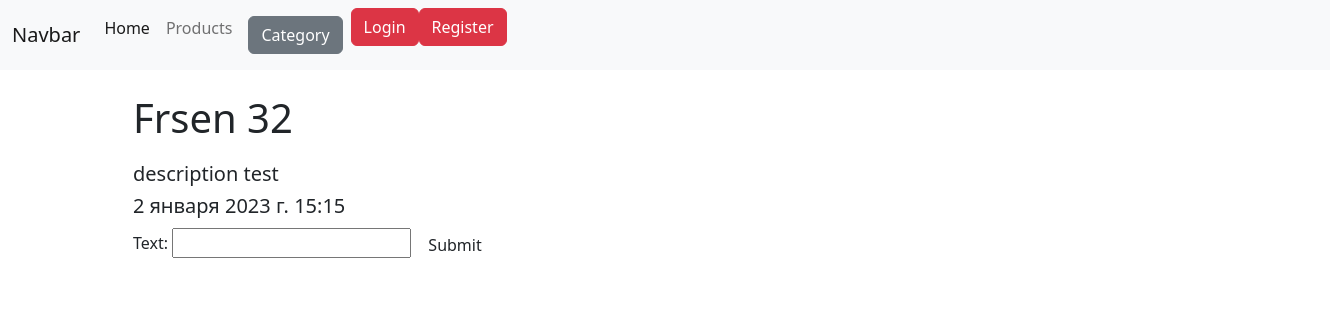
The app's page /products/15/ with its own data.
### products/models.py (models this page shows)
class Products(models.Model):
    author = models.ForeignKey(User, on_delete=models.CASCADE, null=True)
    image = models.ImageField(blank=True)
    title = models.CharField(max_length=255)
    description = models.TextField()
    created_date = models.DateTimeField(auto_now=True)
    rate = models.FloatField()
    category = models.ManyToManyField(Category)

### products/views.py (the view, shortened to what this page needs)
# urls.py: path('products/<int:pk>/',ProductsDetailCBV.as_view()),
class ProductsDetailCBV(DetailView, CreateView):
    template_name = 'products/detail.html'
    def get(self, request, pk=None, **kwargs):
        product = Products.objects.get(pk=pk)
        data = {
            'product': product,
            'review': product.review.all(),
            'categories': product.category.all(),
            'form': ReviewCreateForm,
            'user': None if request.user.is_anonymous else request.user
        }
        return render(request, 'products/detail.html', context=data)

### templates/products/detail.html (shortened to what this page needs)
{% extends 'layouts/index.html' %}
{% block content %}
    <div class="product">
        <h1>{{ product.title }}</h1>
        <h5>{{ product.description }}</h5>
        <div class="dates">
            <h5>{{ product.created_date }}</h5>
        </div>
        <form action="/products/{{ product.id }}/" method="post">
            {{ form }}
            <input type="submit" class="btn">
        </form>
    </div>
{% endblock %}

### templates/products/detail.html (style rules this page uses)
.product { width: 80%; margin-left: 10%; }
.product > h5 { margin-top: 20px; }
.dates { display: flex; justify-content: space-between; }
.product { width: 100%; }

### records on screen
Products: title "Frsen 32", description "description test", created_date "2 января 2023 г. 15:15"
